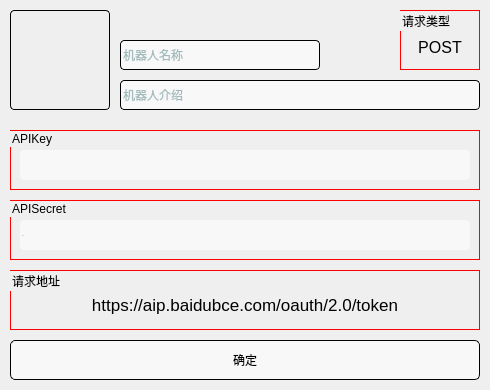
<?xml version="1.0" encoding="UTF-8"?>
<ui version="4.0">
 <class>AiSetup</class>
 <widget class="QWidget" name="AiSetup">
  <property name="geometry">
   <rect>
    <x>0</x>
    <y>0</y>
    <width>490</width>
    <height>390</height>
   </rect>
  </property>
  <property name="minimumSize">
   <size>
    <width>490</width>
    <height>390</height>
   </size>
  </property>
  <property name="maximumSize">
   <size>
    <width>490</width>
    <height>390</height>
   </size>
  </property>
  <property name="windowTitle">
   <string>Form</string>
  </property>
  <property name="styleSheet">
   <string notr="true">/*局部样式表*/
QLabel#img_Lab{
	border: 1px solid black;
	border-radius:4px;
}

QLineEdit#Ainame_Edit{
	border: 1px solid black;
	color:#4A7D7D;
	font:normal 20px 黑体;
	border-radius:4px;
	background-color: rgba(250, 250, 250,0.8);
}

QLineEdit#Ainame_Edit:hover{
	background-color: rgb(255, 255, 255);
}

QLineEdit#Aisign_Edit{
	border: 1px solid black;
	color:#4A7D7D;
	font:normal 20px 黑体;
	border-radius:4px;
	background-color: rgba(250, 250, 250,0.8);
}

QLineEdit#Aisign_Edit:hover{
	background-color: rgb(255, 255, 255);
}

QGroupBox#getType_Box{
	border: 1px solid red;
}

QGroupBox#APIKey_Box{
	border: 1px solid red;
}

QGroupBox#APISecret_Box{
	border: 1px solid red;
}

QGroupBox#getPath_Box{
	border: 1px solid red;
}

QLineEdit#APIKey_Edit{
	color:#4A7D7D;
	font:normal 20px 黑体;
	border-radius:4px;
	background-color: rgba(250, 250, 250,0.8);
}

QLineEdit#APIKey_Edit:hover{
	background-color: rgb(255, 255, 255);
}

QLineEdit#APISecret_Edit{
	color:#4A7D7D;
	font:normal 20px 黑体;
	border-radius:4px;
	background-color: rgba(250, 250, 250,0.8);
}

QLineEdit#APISecret_Edit:hover{
	background-color: rgb(255, 255, 255);
}

QPushButton#determine_Btn{
	border: 1px solid black;
	border-radius: 5px;
	background-color: rgba(250, 250, 250,0.8);
	font:normal 18px &quot;楷体&quot;;
	color: rgb(0, 0, 0);
}

QPushButton#determine_Btn:hover{
	background-color: rgb(255, 255, 255);
}</string>
  </property>
  <widget class="QLabel" name="img_Lab">
   <property name="geometry">
    <rect>
     <x>10</x>
     <y>10</y>
     <width>100</width>
     <height>100</height>
    </rect>
   </property>
   <property name="minimumSize">
    <size>
     <width>100</width>
     <height>100</height>
    </size>
   </property>
   <property name="maximumSize">
    <size>
     <width>100</width>
     <height>100</height>
    </size>
   </property>
   <property name="text">
    <string/>
   </property>
   <property name="pixmap">
    <pixmap resource="../../image/Image.qrc">:/new/user/user/Ai_Logn.png</pixmap>
   </property>
   <property name="scaledContents">
    <bool>true</bool>
   </property>
  </widget>
  <widget class="QLineEdit" name="Ainame_Edit">
   <property name="geometry">
    <rect>
     <x>120</x>
     <y>40</y>
     <width>200</width>
     <height>30</height>
    </rect>
   </property>
   <property name="minimumSize">
    <size>
     <width>200</width>
     <height>30</height>
    </size>
   </property>
   <property name="maximumSize">
    <size>
     <width>200</width>
     <height>30</height>
    </size>
   </property>
   <property name="placeholderText">
    <string>机器人名称</string>
   </property>
  </widget>
  <widget class="QLineEdit" name="Aisign_Edit">
   <property name="geometry">
    <rect>
     <x>120</x>
     <y>80</y>
     <width>360</width>
     <height>30</height>
    </rect>
   </property>
   <property name="minimumSize">
    <size>
     <width>360</width>
     <height>30</height>
    </size>
   </property>
   <property name="maximumSize">
    <size>
     <width>360</width>
     <height>30</height>
    </size>
   </property>
   <property name="placeholderText">
    <string>机器人介绍</string>
   </property>
  </widget>
  <widget class="QGroupBox" name="APIKey_Box">
   <property name="geometry">
    <rect>
     <x>10</x>
     <y>130</y>
     <width>470</width>
     <height>60</height>
    </rect>
   </property>
   <property name="minimumSize">
    <size>
     <width>470</width>
     <height>60</height>
    </size>
   </property>
   <property name="maximumSize">
    <size>
     <width>470</width>
     <height>60</height>
    </size>
   </property>
   <property name="title">
    <string>APIKey</string>
   </property>
   <widget class="QLineEdit" name="APIKey_Edit">
    <property name="geometry">
     <rect>
      <x>10</x>
      <y>20</y>
      <width>450</width>
      <height>30</height>
     </rect>
    </property>
    <property name="minimumSize">
     <size>
      <width>450</width>
      <height>30</height>
     </size>
    </property>
    <property name="maximumSize">
     <size>
      <width>450</width>
      <height>30</height>
     </size>
    </property>
   </widget>
  </widget>
  <widget class="QGroupBox" name="APISecret_Box">
   <property name="geometry">
    <rect>
     <x>10</x>
     <y>200</y>
     <width>470</width>
     <height>60</height>
    </rect>
   </property>
   <property name="minimumSize">
    <size>
     <width>470</width>
     <height>60</height>
    </size>
   </property>
   <property name="maximumSize">
    <size>
     <width>470</width>
     <height>60</height>
    </size>
   </property>
   <property name="title">
    <string>APISecret</string>
   </property>
   <widget class="QLineEdit" name="APISecret_Edit">
    <property name="geometry">
     <rect>
      <x>10</x>
      <y>20</y>
      <width>450</width>
      <height>30</height>
     </rect>
    </property>
    <property name="minimumSize">
     <size>
      <width>450</width>
      <height>30</height>
     </size>
    </property>
    <property name="maximumSize">
     <size>
      <width>450</width>
      <height>30</height>
     </size>
    </property>
    <property name="font">
     <font>
      <family>黑体</family>
      <pointsize>-1</pointsize>
      <italic>false</italic>
      <bold>false</bold>
     </font>
    </property>
    <property name="text">
     <string>123</string>
    </property>
   </widget>
  </widget>
  <widget class="QGroupBox" name="getPath_Box">
   <property name="geometry">
    <rect>
     <x>10</x>
     <y>270</y>
     <width>470</width>
     <height>60</height>
    </rect>
   </property>
   <property name="minimumSize">
    <size>
     <width>470</width>
     <height>60</height>
    </size>
   </property>
   <property name="maximumSize">
    <size>
     <width>470</width>
     <height>60</height>
    </size>
   </property>
   <property name="title">
    <string>请求地址</string>
   </property>
   <widget class="QLabel" name="getPath_Lab">
    <property name="geometry">
     <rect>
      <x>10</x>
      <y>25</y>
      <width>450</width>
      <height>20</height>
     </rect>
    </property>
    <property name="minimumSize">
     <size>
      <width>450</width>
      <height>20</height>
     </size>
    </property>
    <property name="maximumSize">
     <size>
      <width>450</width>
      <height>20</height>
     </size>
    </property>
    <property name="font">
     <font>
      <pointsize>13</pointsize>
     </font>
    </property>
    <property name="text">
     <string>https://aip.baidubce.com/oauth/2.0/token</string>
    </property>
    <property name="alignment">
     <set>Qt::AlignCenter</set>
    </property>
   </widget>
  </widget>
  <widget class="QGroupBox" name="getType_Box">
   <property name="geometry">
    <rect>
     <x>400</x>
     <y>10</y>
     <width>80</width>
     <height>60</height>
    </rect>
   </property>
   <property name="minimumSize">
    <size>
     <width>80</width>
     <height>60</height>
    </size>
   </property>
   <property name="maximumSize">
    <size>
     <width>80</width>
     <height>60</height>
    </size>
   </property>
   <property name="title">
    <string>请求类型</string>
   </property>
   <widget class="QLabel" name="getTypr_Lab">
    <property name="geometry">
     <rect>
      <x>10</x>
      <y>25</y>
      <width>60</width>
      <height>25</height>
     </rect>
    </property>
    <property name="minimumSize">
     <size>
      <width>60</width>
      <height>25</height>
     </size>
    </property>
    <property name="maximumSize">
     <size>
      <width>60</width>
      <height>25</height>
     </size>
    </property>
    <property name="font">
     <font>
      <pointsize>12</pointsize>
     </font>
    </property>
    <property name="text">
     <string>POST</string>
    </property>
    <property name="alignment">
     <set>Qt::AlignCenter</set>
    </property>
   </widget>
  </widget>
  <widget class="QPushButton" name="determine_Btn">
   <property name="geometry">
    <rect>
     <x>10</x>
     <y>340</y>
     <width>470</width>
     <height>40</height>
    </rect>
   </property>
   <property name="minimumSize">
    <size>
     <width>470</width>
     <height>40</height>
    </size>
   </property>
   <property name="maximumSize">
    <size>
     <width>470</width>
     <height>40</height>
    </size>
   </property>
   <property name="text">
    <string>确定</string>
   </property>
  </widget>
 </widget>
 <resources>
  <include location="../../image/Image.qrc"/>
 </resources>
 <connections/>
</ui>
